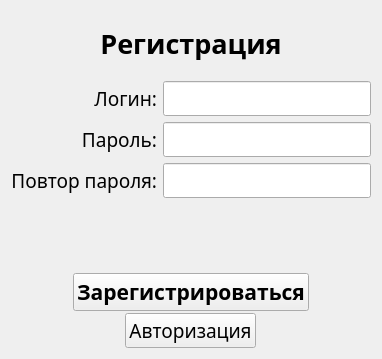
<?xml version="1.0" encoding="UTF-8"?>
<ui version="4.0">
 <class>SignUp</class>
 <widget class="QWidget" name="SignUp">
  <property name="geometry">
   <rect>
    <x>0</x>
    <y>0</y>
    <width>382</width>
    <height>359</height>
   </rect>
  </property>
  <property name="font">
   <font>
    <family>Mongolian Baiti</family>
   </font>
  </property>
  <property name="windowTitle">
   <string>Form</string>
  </property>
  <layout class="QVBoxLayout" name="verticalLayout">
   <item>
    <widget class="QLabel" name="mainLabel">
     <property name="font">
      <font>
       <family>Mongolian Baiti</family>
       <pointsize>20</pointsize>
       <weight>75</weight>
       <bold>true</bold>
      </font>
     </property>
     <property name="text">
      <string>Регистрация</string>
     </property>
     <property name="textFormat">
      <enum>Qt::AutoText</enum>
     </property>
     <property name="alignment">
      <set>Qt::AlignCenter</set>
     </property>
    </widget>
   </item>
   <item>
    <layout class="QFormLayout" name="formLayout">
     <property name="labelAlignment">
      <set>Qt::AlignRight|Qt::AlignTrailing|Qt::AlignVCenter</set>
     </property>
     <item row="0" column="0">
      <widget class="QLabel" name="labelUser">
       <property name="font">
        <font>
         <family>Mongolian Baiti</family>
         <pointsize>14</pointsize>
        </font>
       </property>
       <property name="text">
        <string>Логин:</string>
       </property>
       <property name="alignment">
        <set>Qt::AlignRight|Qt::AlignTrailing|Qt::AlignVCenter</set>
       </property>
      </widget>
     </item>
     <item row="0" column="1">
      <widget class="QLineEdit" name="login">
       <property name="font">
        <font>
         <family>Mongolian Baiti</family>
         <pointsize>14</pointsize>
        </font>
       </property>
      </widget>
     </item>
     <item row="1" column="0">
      <widget class="QLabel" name="labelPassword">
       <property name="font">
        <font>
         <family>Mongolian Baiti</family>
         <pointsize>14</pointsize>
        </font>
       </property>
       <property name="text">
        <string>Пароль:</string>
       </property>
       <property name="alignment">
        <set>Qt::AlignRight|Qt::AlignTrailing|Qt::AlignVCenter</set>
       </property>
      </widget>
     </item>
     <item row="1" column="1">
      <widget class="QLineEdit" name="password">
       <property name="font">
        <font>
         <family>Mongolian Baiti</family>
         <pointsize>14</pointsize>
        </font>
       </property>
       <property name="echoMode">
        <enum>QLineEdit::Password</enum>
       </property>
      </widget>
     </item>
     <item row="2" column="0">
      <widget class="QLabel" name="labelRepeatPassword">
       <property name="font">
        <font>
         <family>Mongolian Baiti</family>
         <pointsize>14</pointsize>
        </font>
       </property>
       <property name="text">
        <string>Повтор пароля:</string>
       </property>
       <property name="alignment">
        <set>Qt::AlignRight|Qt::AlignTrailing|Qt::AlignVCenter</set>
       </property>
      </widget>
     </item>
     <item row="2" column="1">
      <widget class="QLineEdit" name="repeatPassword">
       <property name="font">
        <font>
         <family>Mongolian Baiti</family>
         <pointsize>14</pointsize>
        </font>
       </property>
       <property name="echoMode">
        <enum>QLineEdit::Password</enum>
       </property>
      </widget>
     </item>
    </layout>
   </item>
   <item>
    <widget class="QLabel" name="labelError">
     <property name="font">
      <font>
       <pointsize>10</pointsize>
      </font>
     </property>
     <property name="styleSheet">
      <string notr="true">QLabel { color: rgb(230, 0, 0); } </string>
     </property>
     <property name="text">
      <string/>
     </property>
     <property name="alignment">
      <set>Qt::AlignCenter</set>
     </property>
    </widget>
   </item>
   <item>
    <layout class="QVBoxLayout" name="verticalLayout_2">
     <property name="spacing">
      <number>2</number>
     </property>
     <item>
      <layout class="QHBoxLayout" name="horizontalLayout">
       <item>
        <widget class="QPushButton" name="buttonCreate">
         <property name="sizePolicy">
          <sizepolicy hsizetype="Maximum" vsizetype="Fixed">
           <horstretch>0</horstretch>
           <verstretch>0</verstretch>
          </sizepolicy>
         </property>
         <property name="font">
          <font>
           <family>Mongolian Baiti</family>
           <pointsize>16</pointsize>
           <weight>75</weight>
           <bold>true</bold>
          </font>
         </property>
         <property name="layoutDirection">
          <enum>Qt::LeftToRight</enum>
         </property>
         <property name="text">
          <string>Зарегистрироваться</string>
         </property>
         <property name="shortcut">
          <string>Return</string>
         </property>
        </widget>
       </item>
      </layout>
     </item>
     <item>
      <layout class="QHBoxLayout" name="horizontalLayout_2">
       <property name="spacing">
        <number>2</number>
       </property>
       <item>
        <widget class="QPushButton" name="buttonAuthorization">
         <property name="sizePolicy">
          <sizepolicy hsizetype="Maximum" vsizetype="Fixed">
           <horstretch>0</horstretch>
           <verstretch>0</verstretch>
          </sizepolicy>
         </property>
         <property name="font">
          <font>
           <family>Mongolian Baiti</family>
           <pointsize>14</pointsize>
          </font>
         </property>
         <property name="text">
          <string>Авторизация</string>
         </property>
         <property name="flat">
          <bool>false</bool>
         </property>
        </widget>
       </item>
      </layout>
     </item>
    </layout>
   </item>
  </layout>
 </widget>
 <resources/>
 <connections/>
</ui>
